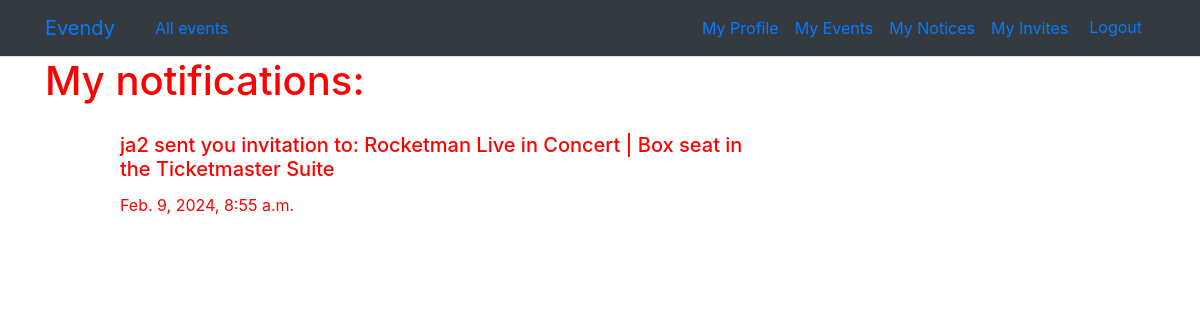
Page /notices-list/ (signed in) on the earlier database version.
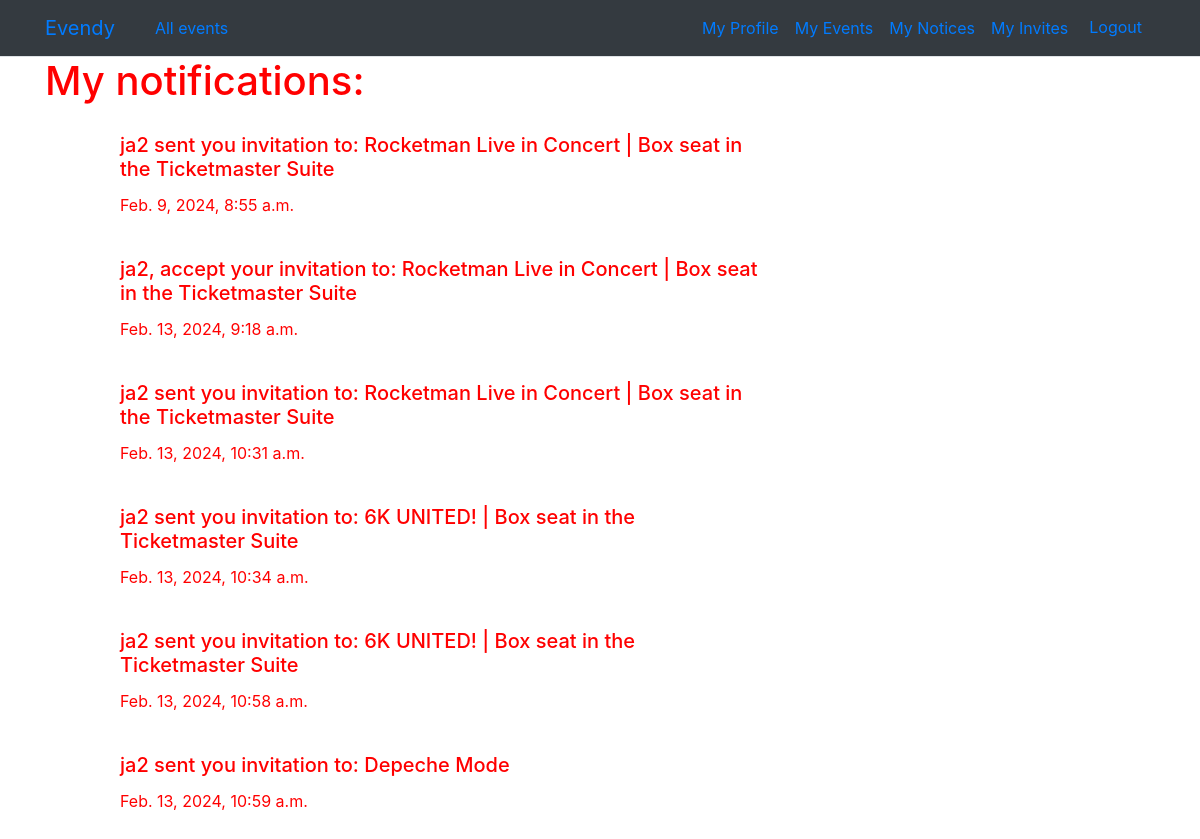
Same page on the later database version.
### notices/models.py (models this page shows)
class Notice(models.Model):
    content_type = models.ForeignKey(ContentType, on_delete=models.CASCADE, null=True)
    content_id = models.PositiveIntegerField(null=True)
    content_object = GenericForeignKey('content_type', 'content_id')
    recipient = models.ForeignKey(Profile, on_delete=models.CASCADE, related_name='notice_recipient', null=True)
    content_text = models.TextField()
    created_at = models.DateTimeField(default=timezone.now)

### notices/views.py (the view)
# urls.py: path('notices-list/', notices_views.notices_list, name='notices_list'),
def notices_list(request):
    notices_for_user = Notice.objects.filter(recipient=request.user.profile)
    return render(request, 'notices/notices_list.html', {'notices_for_user': notices_for_user})

### notices/templates/notices/notices_list.html
{% extends 'evendy/base.html' %}
{% block content %}
 <h1>My notifications:</h1>
     <ul>
      {% for notice in notices_for_user %}
        <div class="col-md-8">
                <div class="card-body">
                    <h5 class="card-title">{{ notice.content_text}}</h5>
                    <p class="card-text">{{ notice.created_at }}</p>
                </div>
        </div>
      {% endfor %}
    </ul>
{% endblock %}

### evendy/templates/evendy/base.html (shortened to what this page needs)
{% load static %}
<!DOCTYPE html>
<html lang="en">
<head>
    <link href="//maxcdn.bootstrapcdn.com/bootstrap/4.1.1/css/bootstrap.min.css" rel="stylesheet" id="bootstrap-css">
    <link rel="stylesheet" type="text/css" href="{% static 'evendy/base.css' %}" />
</head>
<body>
    <header class="site-header">
        <nav class="navbar bg-dark border-bottom border-body navbar-expand-md bg-body-tertiary"  data-bs-theme="dark">
        <div class="container">
            <a class="navbar-brand mr-4" href="{% url 'events_list' %}">Evendy</a>
            <a class="nav-item nav-link" href="{% url 'events_list' %}">All events</a>
            <div class="navbar-nav ml-auto">
                {% if user.is_authenticated %}
                    <a class="nav-item nav-link" href="{% url 'profile' %}">My Profile</a>
                    <a class="nav-item nav-link" href="{% url 'show_my_events' %}">My Events</a>
                    <a class="nav-item nav-link" href="{% url 'notices_list' %}">My Notices</a>
                <a class="nav-item nav-link" href="{% url 'invites_list' %}">My Invites</a>
                <form method="POST" action="{% url 'logout' %}">
                    <button type="submit" class="btn-link btn">Logout</button>
                </form>
                {% else %}
                    <a class="nav-item nav-link" href="{% url 'login' %}">Login</a>
                    <a class="nav-item nav-link" href="{% url 'register' %}">Register</a>
                {% endif %}
            </div>
        </div>
        </nav>
    </header>
     <main role="main" class="container">
            {% block content %}{% endblock %}
    </main>
</body>
</html>

### evendy/static/evendy/base.css (style rules this page uses)
body { background-color: white; color: #ff0000; }

Differences in the rows shown:
added Notice: content_text "ja2, accept your invitation to: Rocketman Live in Concert | Box seat in the Ticketmaster Suite", created_at "Feb. 13, 2024, 9:18 a.m."
added Notice: content_text "ja2 sent you invitation to: Rocketman Live in Concert | Box seat in the Ticketmaster Suite", created_at "Feb. 13, 2024, 10:31 a.m."
added Notice: content_text "ja2 sent you invitation to: 6K UNITED! | Box seat in the Ticketmaster Suite", created_at "Feb. 13, 2024, 10:34 a.m."
added Notice: content_text "ja2 sent you invitation to: 6K UNITED! | Box seat in the Ticketmaster Suite", created_at "Feb. 13, 2024, 10:58 a.m."
added Notice: content_text "ja2 sent you invitation to: Depeche Mode", created_at "Feb. 13, 2024, 10:59 a.m."
